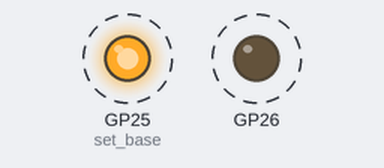
Simulated run of this program. Board: Raspberry Pi Pico running MicroPython. Parts: output pins drawn as LEDs (lit = HIGH). Dashed ring = blinking.

Above: at 0.06 s.
Timing chart, 0 to 3.0 s (numbered marks = the images above):
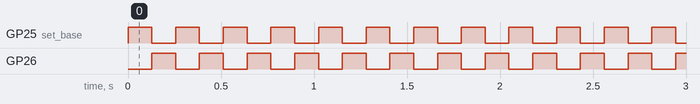

The program:

blink_pio_fast.py
```python
from machine import Pin
import time
import rp2

# initialise two pins (pins 25 and 26)
@rp2.asm_pio(set_init = (rp2.PIO.OUT_LOW, rp2.PIO.OUT_LOW))
def blink():
    # set pin 25 to high and 26 to low
    set(pins, 0b01) [31]

    # do nothing for a while
    nop()           [31]
    nop()           [31]
    nop()           [31]
    nop()           [31]
    nop()           [31]
    nop()           [31]
    nop()           [31]

    # set pin 26 to high and 25 to low
    set(pins, 0b10) [31]

    # do nothing again
    nop()           [31]
    nop()           [31]
    nop()           [31]
    nop()           [31]
    nop()           [31]
    nop()           [31]
    nop()           [31]

# set up a state machine with the blink program, at 2000Hz
# 25 is the lowest pin number used
sm = rp2.StateMachine(0, blink, freq = 2000, set_base = Pin(25))

# start the state machine
sm.active(1)
```

Measured:
- by itself, GP25 (set_base), GP26: alternates HIGH for 0.13 s and LOW for 0.13 s
